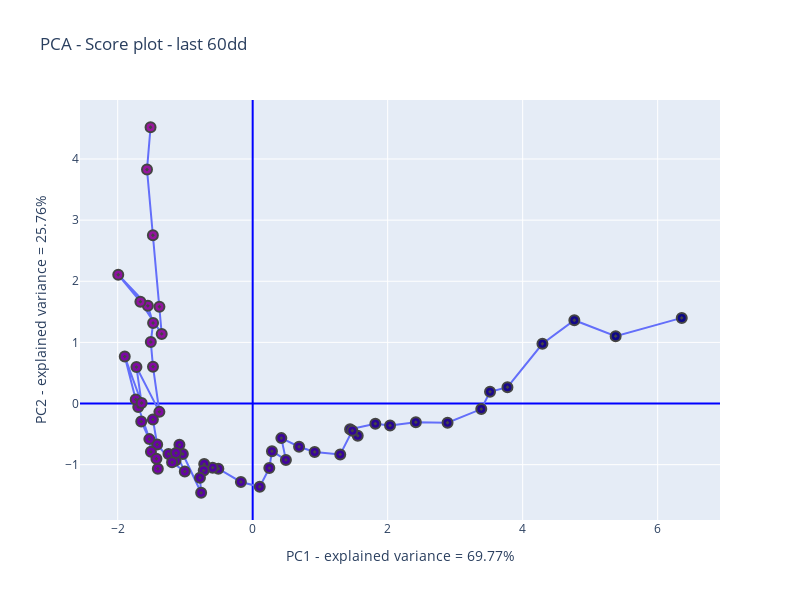

Here is the notebook cell this chart was saved with:
### Code cell
# Score plot
col = np.arange(len(df.index))
fig=go.Figure()
fig.add_trace(go.Scatter(x=x_red[:,0], y=x_red[:,1], mode='markers+lines', marker=dict(symbol=[200], 
             color = col, line_width=2, size=10), hovertext=(DF.data.tail(60))))
fig.update_layout(height=600, width=800, title='PCA - Score plot - last 60dd', 
                  xaxis_title=xtit,yaxis_title=ytit, showlegend=False,
                  xaxis_zeroline=True, yaxis_zeroline=True, 
                  xaxis_zerolinecolor='blue', yaxis_zerolinecolor='blue')

### Figure 1 — Plotly figure (JSON) as saved in the notebook; plotly's stock layout.template omitted (floating-point values rounded to 4 significant figures; data arrays with more than 128 entries replaced by an {"elided": "..."} marker saying what was removed)
{"data": [{"hovertext": ["23/06", "24/06", "25/06", "26/06", "27/06", "28/06", "29/06", "30/06", "01/07", "02/07", "03/07", "04/07", "05/07", "06/07", "07/07", "08/07", "09/07", "10/07", "11/07", "12/07", "13/07", "14/07", "15/07", "16/07", "17/07", "18/07", "19/07", "20/07", "21/07", "22/07", "23/07", "24/07", "25/07", "26/07", "27/07", "28/07", "29/07", "30/07", "31/07", "01/08", "02/08", "03/08", "04/08", "05/08", "06/08", "07/08", "08/08", "09/08", "10/08", "11/08", "12/08", "13/08", "14/08", "15/08", "16/08", "17/08", "18/08", "19/08", "20/08", "21/08"], "marker": {"color": {"elided": "180 int values"}, "line": {"width": 2}, "size": 10, "symbol": [200]}, "mode": "markers+lines", "type": "scatter", "x": [6.357, 5.378, 4.766, 4.293, 3.775, 3.516, 3.387, 2.887, 2.417, 2.035, 1.817, 1.443, 1.556, 1.477, 1.297, 0.9183, 0.687, 0.4244, 0.4922, 0.2856, 0.2463, 0.1045, -0.1747, -0.5088, -0.5932, -0.7182, -0.7253, -0.7812, -0.7637, -1.035, -1.085, -1.143, -1.248, -1.137, -1.006, -1.195, -1.415, -1.478, -1.651, -1.531, -1.507, -1.405, -1.426, -1.695, -1.733, -1.895, -1.646, -1.722, -1.382, -1.477, -1.509, -1.476, -1.553, -1.992, -1.664, -1.348, -1.382, -1.479, -1.566, -1.513], "y": [1.401, 1.102, 1.363, 0.9777, 0.2678, 0.1921, -0.09037, -0.3144, -0.3055, -0.3584, -0.3295, -0.4194, -0.5259, -0.4437, -0.8319, -0.7921, -0.7064, -0.5658, -0.9219, -0.7801, -1.056, -1.361, -1.283, -1.066, -1.05, -0.9906, -1.096, -1.214, -1.459, -0.8254, -0.6753, -0.9331, -0.8237, -0.8108, -1.111, -0.9612, -0.6698, -0.2615, -0.2957, -0.5821, -0.7895, -1.066, -0.9036, -0.0555, 0.06661, 0.7687, 0.008242, 0.5966, -0.1364, 0.6026, 1.006, 1.317, 1.598, 2.106, 1.666, 1.139, 1.583, 2.753, 3.828, 4.519]}], "layout": {"height": 600, "showlegend": false, "title": {"text": "PCA - Score plot - last 60dd"}, "width": 800, "xaxis": {"title": {"text": "PC1 - explained variance = 69.77%"}, "zeroline": true, "zerolinecolor": "blue"}, "yaxis": {"title": {"text": "PC2 - explained variance = 25.76%"}, "zeroline": true, "zerolinecolor": "blue"}}}
